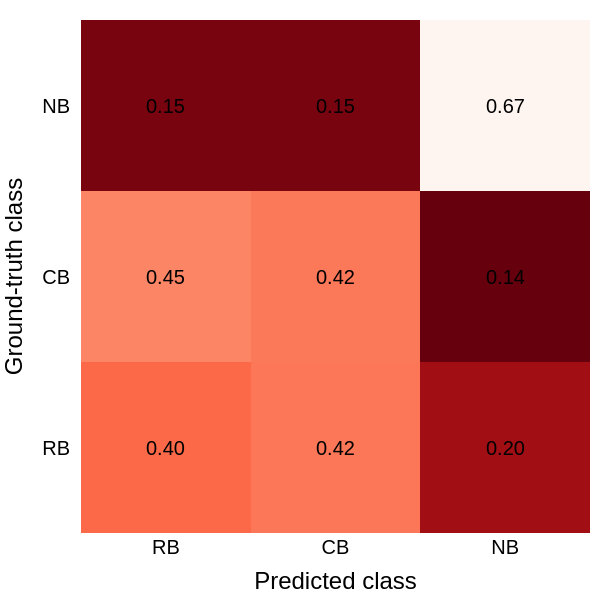

Notebook source saved alongside this figure:
### Code cell
matrix = matrix.div(matrix.sum(axis=1), axis=0)
fig_utils.plot_class_heatmap(matrix, yaxis_title="Ground-truth class", xaxis_title="Predicted class", text_annotation_fmt=".2f")

### Figure 1 — Plotly figure (JSON) as saved in the notebook; plotly's stock layout.template omitted (floating-point values rounded to 4 significant figures)
{"data": [{"colorscale": [[0, "rgb(103,0,13)"], [0.125, "rgb(165,15,21)"], [0.25, "rgb(203,24,29)"], [0.375, "rgb(239,59,44)"], [0.5, "rgb(251,106,74)"], [0.625, "rgb(252,146,114)"], [0.75, "rgb(252,187,161)"], [0.875, "rgb(254,224,210)"], [1, "rgb(255,245,240)"]], "showscale": false, "type": "heatmap", "x": ["RB", "CB", "NB"], "y": ["RB", "CB", "NB"], "z": [[0.3994, 0.4217, 0.198], [0.4465, 0.4239, 0.136], [0.1541, 0.1545, 0.6659]], "zsmooth": false}], "layout": {"annotations": [{"font": {"color": "black", "family": "Arial", "size": 20}, "showarrow": false, "text": "0.40", "x": "RB", "xref": "x", "y": "RB", "yref": "y"}, {"font": {"color": "black", "family": "Arial", "size": 20}, "showarrow": false, "text": "0.42", "x": "CB", "xref": "x", "y": "RB", "yref": "y"}, {"font": {"color": "black", "family": "Arial", "size": 20}, "showarrow": false, "text": "0.20", "x": "NB", "xref": "x", "y": "RB", "yref": "y"}, {"font": {"color": "black", "family": "Arial", "size": 20}, "showarrow": false, "text": "0.45", "x": "RB", "xref": "x", "y": "CB", "yref": "y"}, {"font": {"color": "black", "family": "Arial", "size": 20}, "showarrow": false, "text": "0.42", "x": "CB", "xref": "x", "y": "CB", "yref": "y"}, {"font": {"color": "black", "family": "Arial", "size": 20}, "showarrow": false, "text": "0.14", "x": "NB", "xref": "x", "y": "CB", "yref": "y"}, {"font": {"color": "black", "family": "Arial", "size": 20}, "showarrow": false, "text": "0.15", "x": "RB", "xref": "x", "y": "NB", "yref": "y"}, {"font": {"color": "black", "family": "Arial", "size": 20}, "showarrow": false, "text": "0.15", "x": "CB", "xref": "x", "y": "NB", "yref": "y"}, {"font": {"color": "black", "family": "Arial", "size": 20}, "showarrow": false, "text": "0.67", "x": "NB", "xref": "x", "y": "NB", "yref": "y"}], "font": {"color": "black", "family": "Arial", "size": 20}, "height": 600, "legend": {"visible": false}, "margin": {"b": 10, "l": 10, "r": 10, "t": 20}, "title": {}, "width": 600, "xaxis": {"automargin": true, "showgrid": false, "tickangle": 0, "tickfont": {"size": 20}, "title": {"text": "Predicted class"}}, "yaxis": {"automargin": true, "showgrid": false, "tickfont": {"size": 20}, "ticklabelstandoff": 10, "title": {"text": "Ground-truth class"}}}}
